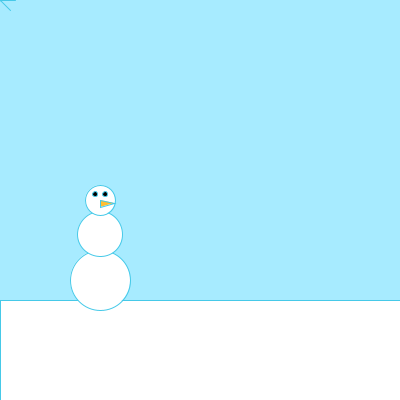
Frame 1 (no input)
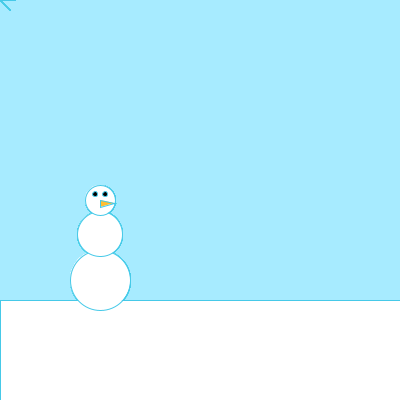
Frame 60 (the mouse pressed at the canvas centre just before this capture)
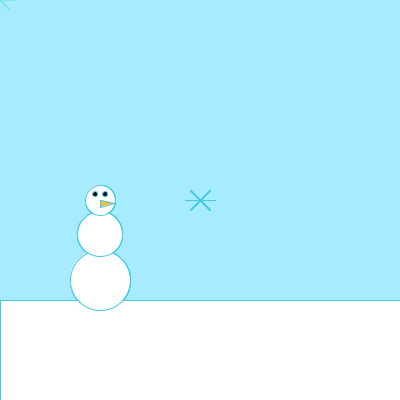
Frame 120 (the mouse held since frame 60 and released just before this capture)

The Processing sketch that drew these frames (run headless with seeded random() and noise(); from frame 60 on, the mouse is pressed at the canvas centre):

// Processing sketch: processing_99165
// ── processing_99165.pde

void setup()
{
  size (400,400);
  background (167, 235,255);
  smooth();
  frameRate (10);
}
void draw()
{
  fill(167, 235,255, 5);
  noStroke();
  rect(0, 0, width, height);
  stroke(70, 201, 232);
  line(mouseX-10, mouseY-10, mouseX+10, mouseY+10);
  line(mouseX-10, mouseY+10, mouseX+10, mouseY-10);
  line(mouseX-15, mouseY, mouseX+15, mouseY);
  
  fill( 255,255,255,255);
  rect(0,300,600,600);

  ellipse(100,280,60,60);  
  ellipse(100,234,45,45);        
  ellipse(100,200,30,30);
  
  fill(255,190,49,255);
  triangle (100,200,100,207,114,203);
  
  fill (0,0,0,255);
  ellipse (95,194,5,5);
  
  fill (0,0,0,255);
  ellipse(105,194,5,5);
  
 
  
  }
